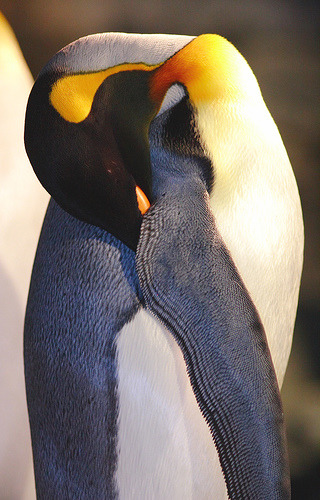
%> input picture MatlabScripts/Pinguino.jpg, 320 x 500 px
$ octave GaussianFilter.m   (GNU Octave 9; MATLAB toolbox functions it lacks are replaced by stand-ins)
%> lines starting %> are read from the running program, lines starting %| are printed output that depends on the picture
%% Applying gaussian filter
im=imread('Pinguino.jpg');
%> im is the input picture: size 500x320x3 uint8; mean R, G, B 124.7, 114.8, 107.3
subplot(2,2,1);
imshow(im), title('Original image');
hsize=21;
sigma=4;
h=fspecial('gaussian',hsize,sigma);
subplot(2,2,2);
surf(h), title('the Gaussian graphic');%the surf function plots a 3D graphic
            % of a given matrix.
subplot(2,2,3);
imagesc(h),title('the Gaussian kernel'); %imagesc scale the values in h to
            %get the maximum of it as a white color and the minimum as a
            %black color.
%  imshow(h,[]),title('the Gaussian kernel'); %This is shown in black and
            %  white.
outim=imfilter(im,h);
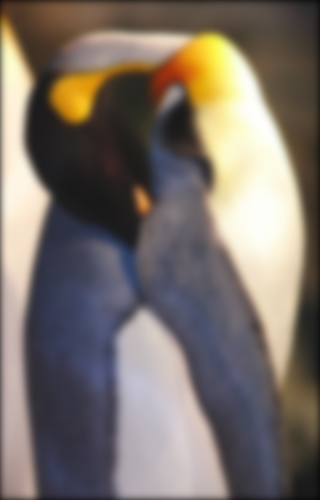
%> outim: size 500x320x3 uint8; mean R, G, B 122.7, 113, 105.7
subplot(2,2,4);
imshow(outim),title('filtered image');
%> after `title('filtered image')`:
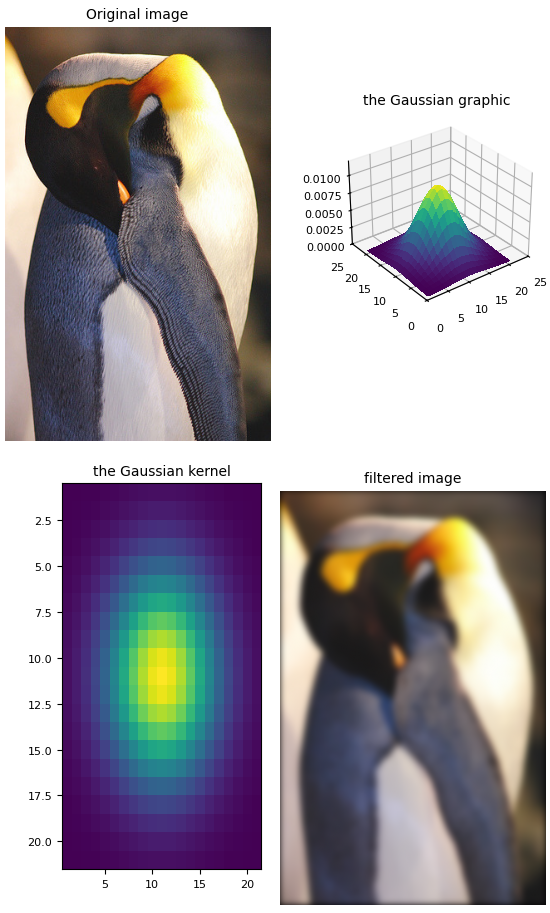
%> figure redrawn from the program's plot data, 4 panels

%% Another test
im=imread('Pinguino.jpg');
subplot(2,2,1);
imshow(im);
title('Original image');
hsize=21;
sigma=10;
h=fspecial('gaussian',hsize,sigma)%assumes the values boundaries to 0.
outim=imfilter(im,h);
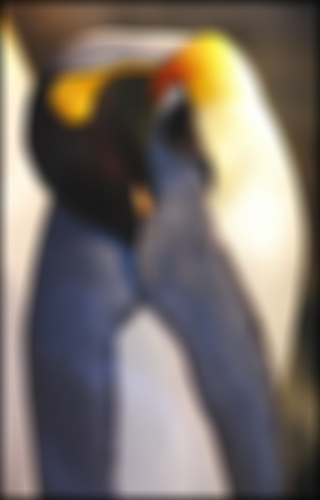
%> outim: size 500x320x3 uint8; mean R, G, B 121.6, 112.1, 104.8
subplot(2,2,2);
imshow(outim);
title('Gaussian filtered image');
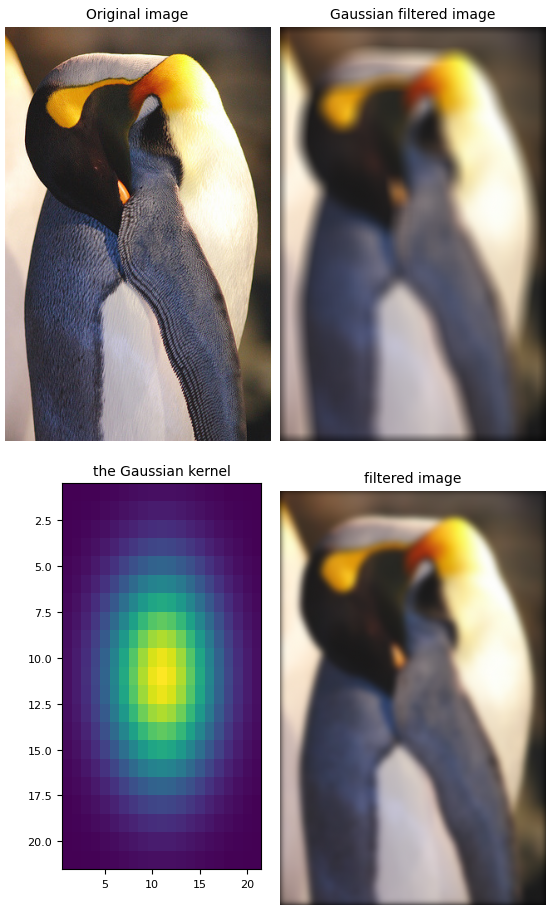
%> figure redrawn from the program's plot data, 4 panels
outim2=imfilter(im,h,'circular');%%computes with some values out of the boundaries
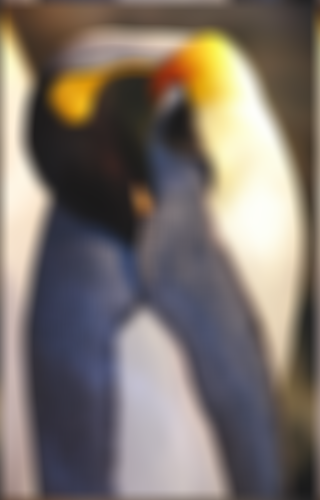
%> outim2: size 500x320x3 uint8; mean R, G, B 124.7, 114.8, 107.3; mean of the top-left, top-right, bottom-left and bottom-right quarters 92.9, 139.6, 111.5, 118.4
subplot(2,2,3);
imshow(outim2);
title('With circular parameter');
outim3=imfilter(im,h,'replicate');%%values outside the bounds assumed to be equal the
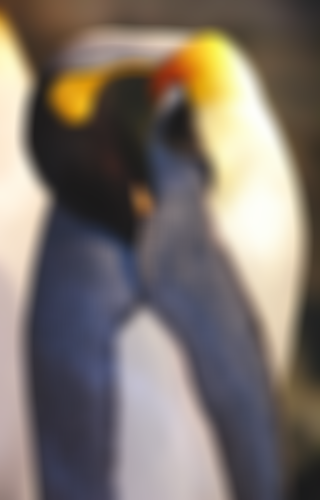
%> outim3: size 500x320x3 uint8; mean R, G, B 124.7, 114.8, 107.3; mean of the top-left, top-right, bottom-left and bottom-right quarters 95.1, 136.7, 113.8, 116.7
            %the nearest input array.
subplot(2,2,4);
imshow(outim3);
title('With replicate parameter');
